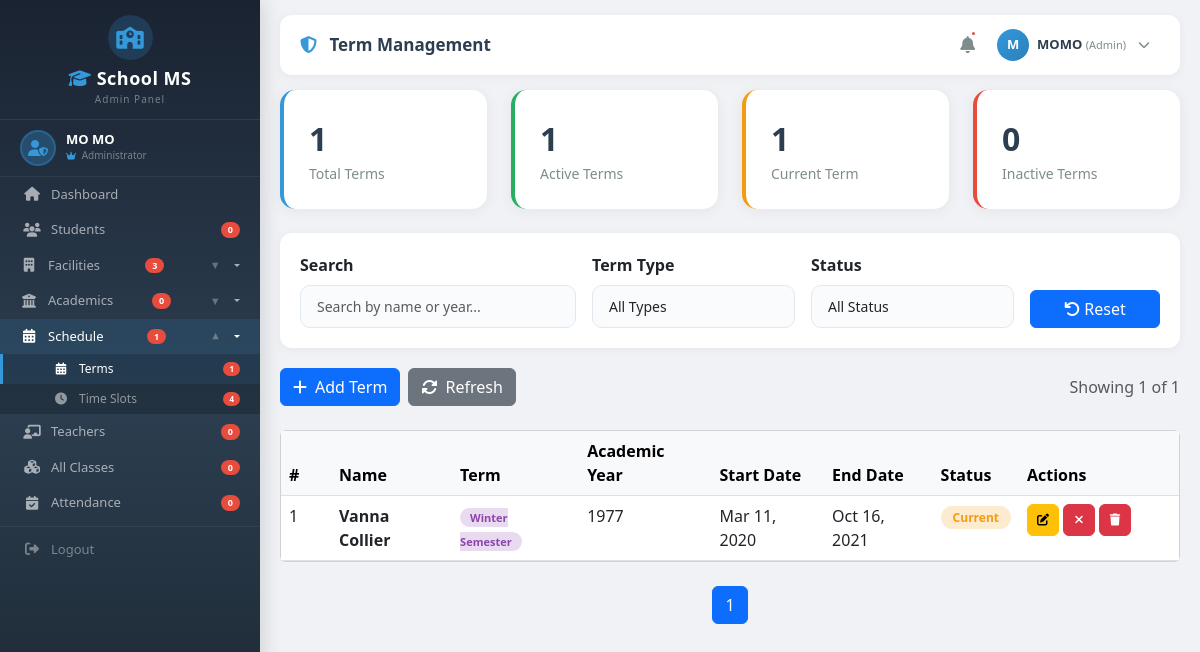
The app's page /classes/terms/ (signed in), older data.
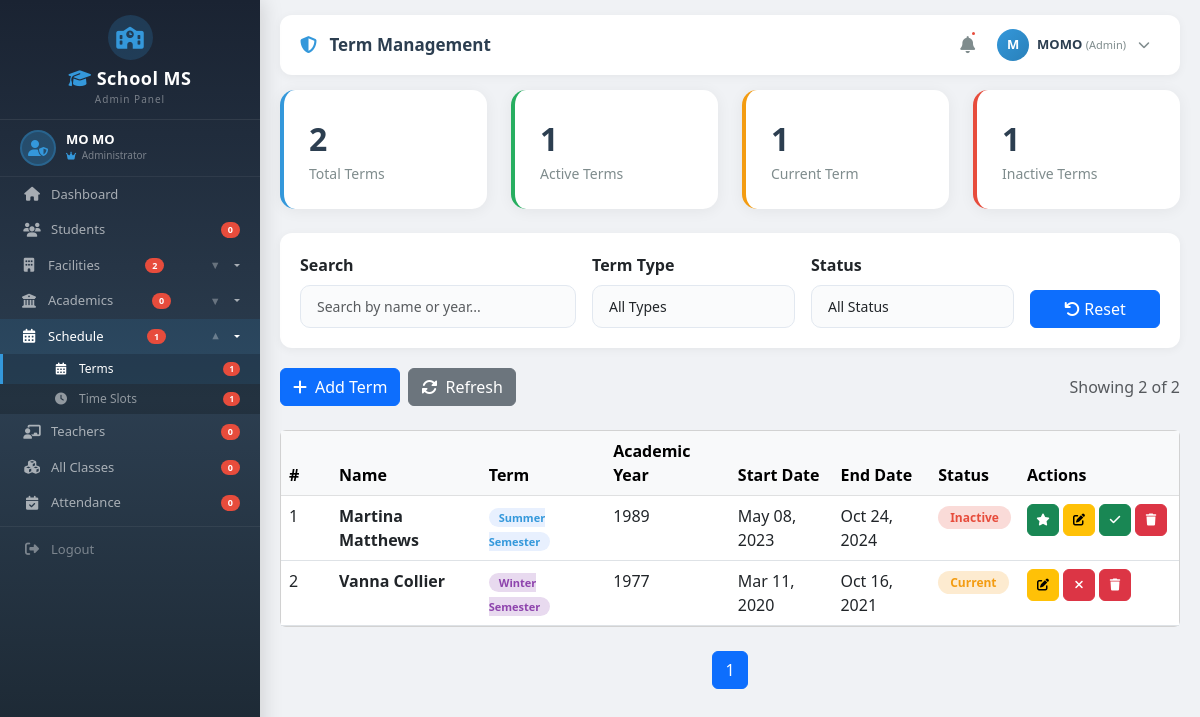
The same page, newer data.
### classes/models.py (models this page shows, shortened)
class Term(models.Model):
    TERM_TYPES = [
        ('fall', 'Fall Semester'),
        ('spring', 'Spring Semester'),
        ('summer', 'Summer Semester'),
        ('winter', 'Winter Semester'),
    ]
    name = models.CharField(max_length=50)
    term_type = models.CharField(max_length=20, choices=TERM_TYPES)
    academic_year = models.CharField(max_length=20)
    start_date = models.DateField()
    end_date = models.DateField()
    is_active = models.BooleanField(default=True)
    is_current = models.BooleanField(default=False)
    description = models.TextField(blank=True, null=True)
    created_at = models.DateTimeField(auto_now_add=True)
    updated_at = models.DateTimeField(auto_now=True)
    class Meta:
        ordering = ['-academic_year', 'start_date']

### classes/views.py (the view)
# urls.py: path('terms/', views.term_list, name='term_list'),
@login_required
@admin_required
def term_list(request):
    terms = Term.objects.all()
    paginator = Paginator(terms, 10)
    page = request.GET.get('page')
    terms_page = paginator.get_page(page)
    context = {
        'terms': terms_page,
        'total': Term.objects.count(),
        'active': Term.objects.filter(is_active=True).count(),
        'inactive': Term.objects.filter(is_active=False).count(),
        'current': Term.objects.filter(is_current=True).count(),
    }
    return render(request, 'Backend/admin/academic/term_list.html', context)

### classes/context_processors.py (called while the page is built)
def sidebar_counts(request):
    return {
        'total_buildings': Building.objects.filter(is_active=True).count(),
        'total_floors': Floor.objects.filter(is_active=True).count(),
        'total_rooms': Room.objects.filter(is_active=True).count(),
        'total_terms': Term.objects.filter(is_active=True).count(),
        'total_timeslots': TimeSlot.objects.filter(is_active=True).count(),
    }

### templates/Backend/admin/academic/term_list.html (shortened to what the changed rows need)
{% extends 'Backend/layouts/admin_layout.html' %}
{% load static %}
{% block content %}
<div class="row g-4 mb-4">
    <div class="col-md-3">
        <div class="stats-card">
            <div class="stats-number" id="totalCount">{{ total|default:0 }}</div>
            <div class="stats-label">Total Terms</div>
        </div>
    </div>
    <div class="col-md-3">
        <div class="stats-card" style="border-left-color: #e74c3c;">
            <div class="stats-number" id="inactiveCount">{{ inactive|default:0 }}</div>
            <div class="stats-label">Inactive Terms</div>
        </div>
    </div>
</div>
<div class="d-flex justify-content-between align-items-center mb-4">
    <div class="d-flex gap-2">
        <a href="{% url 'classes:term_add' %}" class="btn btn-primary">
        </a>
        <a href="{% url 'classes:term_list' %}" class="btn btn-secondary" id="refreshBtn">
        </a>
    </div>
    <span class="text-muted" id="resultCount">
    </span>
</div>
<div class="card">
    <div class="card-body p-0">
        <div class="table-responsive">
            <table class="table table-hover mb-0">
                <thead class="table-light">
                    <tr>
                        <th style="width: 50px;">#</th>
                        <th>Name</th>
                        <th>Term</th>
                        <th>Academic Year</th>
                        <th>Start Date</th>
                        <th>End Date</th>
                        <th>Status</th>
                        <th style="width: 160px;">Actions</th>
                    </tr>
                </thead>
                <tbody id="tableBody">
                    {% for term in terms %}
                    <tr class="term-row" data-name="{{ term.name|lower }}" data-year="{{ term.academic_year|lower }}"
                        data-type="{{ term.term_type }}"
                        data-status="{% if term.is_current %}current{% elif term.is_active %}active{% else %}inactive{% endif %}">
                        <td>{{ forloop.counter }}</td>
                        <td><strong>{{ term.name }}</strong></td>
                        <td>
                            <span class="term-badge {{ term.term_type }}">
                                {{ term.get_term_type_display }}
                            </span>
                        </td>
                        <td>{{ term.academic_year }}</td>
                        <td>{{ term.start_date|date:"M d, Y" }}</td>
                        <td>{{ term.end_date|date:"M d, Y" }}</td>
                        <td>
                            <span class="status-badge
                                {% if term.is_current %}current
                                {% elif term.is_active %}active
                                {% else %}inactive{% endif %}">
                                {% if term.is_current %}Current
                                {% elif term.is_active %}Active
                                {% else %}Inactive{% endif %}
                            </span>
                        </td>
                        <td>
                            <div class="d-flex gap-1">
                                {% if not term.is_current %}
                                <a href="{% url 'classes:term_set_current' term.pk %}"
                                    class="btn btn-sm btn-success table-action-btn"
                                    onclick="return confirm('Set this as current term?')" title="Set Current">
                                    <i class="fas fa-star"></i>
                                </a>
                                {% endif %}
                                <a href="{% url 'classes:term_edit' term.pk %}"
                                    class="btn btn-sm btn-warning table-action-btn" title="Edit">
                                    <i class="fas fa-edit"></i>
                                </a>
                                <a href="{% url 'classes:term_toggle_status' term.pk %}"
                                    class="btn btn-sm {% if term.is_active %}btn-danger{% else %}btn-success{% endif %} table-action-btn"
                                    onclick="return confirm('Are you sure you want to toggle the status?')"
                                    title="Toggle Status">
                                    <i class="fas {% if term.is_active %}fa-times{% else %}fa-check{% endif %}"></i>
                                </a>
                                <a href="{% url 'classes:term_delete' term.pk %}"
                                    class="btn btn-sm btn-danger table-action-btn"
                                    onclick="return confirm('Delete this term?')" title="Delete">
                                    <i class="fas fa-trash"></i>
                                </a>
                            </div>
                        </td>
                    </tr>
                    {% endfor %}
                </tbody>
            </table>
        </div>
    </div>
</div>
<nav class="mt-4">
    <ul class="pagination justify-content-center">
        {% for num in terms.paginator.page_range %}
        {% if terms.number == num %}
        <li class="page-item active">
            <span class="page-link">{{ num }}</span>
        </li>
        {% elif num > terms.number|add:'-3' and num < terms.number|add:'3' %} <li class="page-item">
            <a class="page-link" href="?page={{ num }}">{{ num }}</a>
            </li>
            {% endif %}
            {% endfor %}
    </ul>
</nav>
{% endblock %}

### templates/Backend/layouts/admin_layout.html (shortened to what the changed rows need)
{% load static %}
<!DOCTYPE html>
<html lang="en">
<head>
    <link href="https://cdn.jsdelivr.net/npm/bootstrap@5.3.0/dist/css/bootstrap.min.css" rel="stylesheet">
    <link rel="stylesheet" href="https://cdnjs.cloudflare.com/ajax/libs/font-awesome/6.4.0/css/all.min.css">
</head>
<body>
    <div class="sidebar" id="sidebar">
        <div class="sidebar-menu-wrapper">
            <ul class="sidebar-menu">
                <li>
                    <button
                        class="dropdown-toggle {% if 'building' in request.path or 'floor' in request.path or 'room' in request.path %}active{% endif %}"
                        onclick="toggleDropdown(this)">
                        <i class="fas fa-building"></i> Facilities
                        <span class="badge-notification">{{ total_buildings|default:0 }}</span>
                        <span class="arrow">▼</span>
                    </button>
                </li>
                <li>
                    <ul
                        class="dropdown-menu-custom {% if 'term' in request.path or 'timeslot' in request.path %}show{% endif %}">
                        <li>
                            <a href="{% url 'classes:timeslot_list' %}"
                                class="{% if 'timeslot' in request.path %}active{% endif %}">
                                <i class="fas fa-clock"></i> Time Slots
                                <span class="badge-notification">{{ total_timeslots|default:0 }}</span>
                            </a>
                        </li>
                    </ul>
                </li>
            </ul>
        </div>
    </div>
    <div class="main-content" id="mainContent">
        <div class="content-area">
            {% block content %}{% endblock %}
        </div>
    </div>
</body>
</html>

Row changes from the older to the newer data that the page shows:
added Term: name "Martina Matthews", term_type "Summer Semester", academic_year "1989", start_date "May 08, 2023", end_date "Oct 24, 2024", is_current "Inactive", is_active False (drawn)
Text that changed along with them:
{{ total_buildings|default:0 }}: "3" → "2"
{{ total_timeslots|default:0 }}: "4" → "1"
{{ total|default:0 }}: "1" → "2"
{{ inactive|default:0 }}: "0" → "1"
text written by a page script: "Showing 1 of 1" → "Showing 2 of 2"
